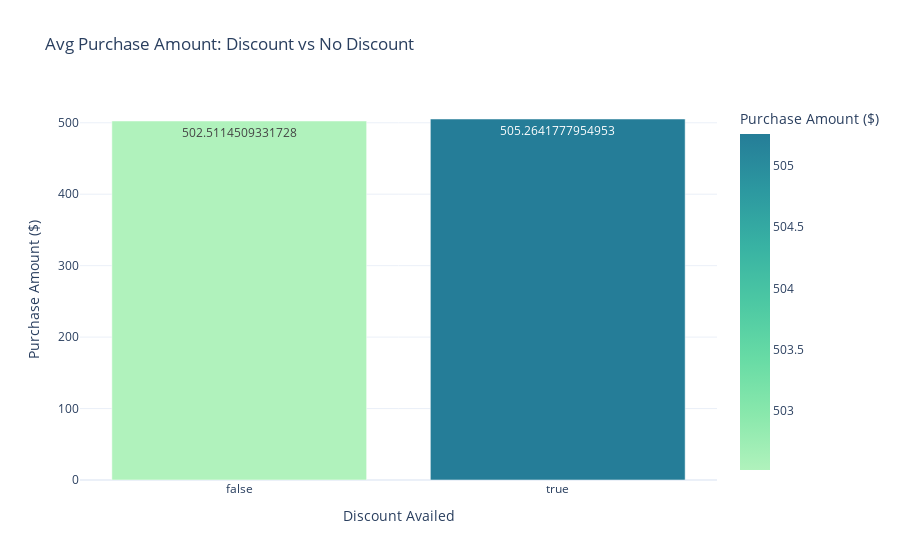

Notebook cell for this chart:
### Markdown cell above
#### Q9: What is the average purchase amount for customers who availed discounts compared to those who didnʼt?

### Code cell
discount_avg = df.groupby('Discount Availed')['Purchase Amount ($)'].mean().reset_index()

fig = px.bar(discount_avg, x='Discount Availed', y='Purchase Amount ($)',
             title='Avg Purchase Amount: Discount vs No Discount',
             text='Purchase Amount ($)',
             color='Purchase Amount ($)',
             color_continuous_scale='Tealgrn')

fig.update_layout(template='plotly_white')
fig.show()

### Figure 1 — Plotly figure (JSON) as saved in the notebook; plotly's stock layout.template omitted (floating-point values rounded to 4 significant figures)
{"data": [{"hovertemplate": "Discount Availed=%{x}<br>Purchase Amount ($)=%{marker.color}<extra></extra>", "legendgroup": "", "marker": {"color": [502.5, 505.3], "coloraxis": "coloraxis", "pattern": {"shape": ""}}, "name": "", "orientation": "v", "showlegend": false, "text": [502.5, 505.3], "textposition": "auto", "type": "bar", "x": [false, true], "xaxis": "x", "y": [502.5, 505.3], "yaxis": "y"}], "layout": {"barmode": "relative", "coloraxis": {"colorbar": {"title": {"text": "Purchase Amount ($)"}}, "colorscale": [[0, "rgb(176, 242, 188)"], [0.1667, "rgb(137, 232, 172)"], [0.3333, "rgb(103, 219, 165)"], [0.5, "rgb(76, 200, 163)"], [0.6667, "rgb(56, 178, 163)"], [0.8333, "rgb(44, 152, 160)"], [1, "rgb(37, 125, 152)"]]}, "legend": {"tracegroupgap": 0}, "title": {"text": "Avg Purchase Amount: Discount vs No Discount"}, "xaxis": {"anchor": "y", "domain": [0, 1], "title": {"text": "Discount Availed"}}, "yaxis": {"anchor": "x", "domain": [0, 1], "title": {"text": "Purchase Amount ($)"}}}}
